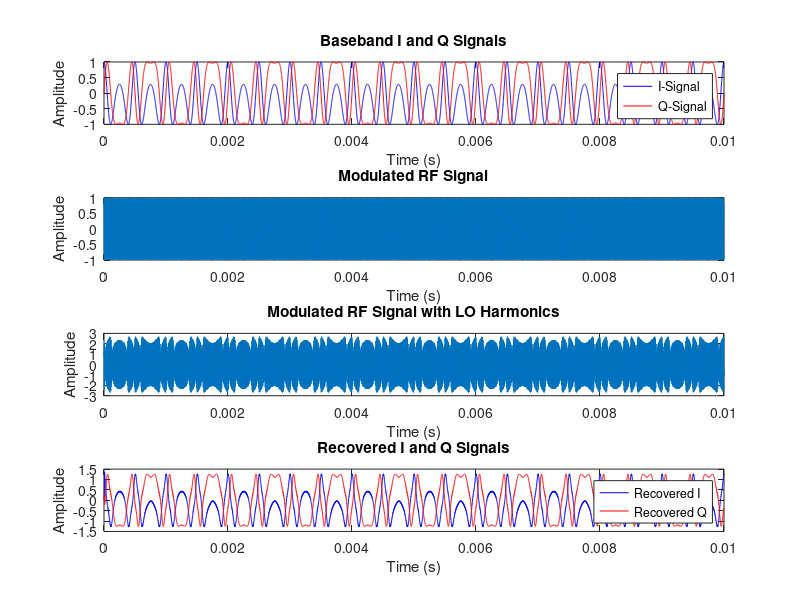
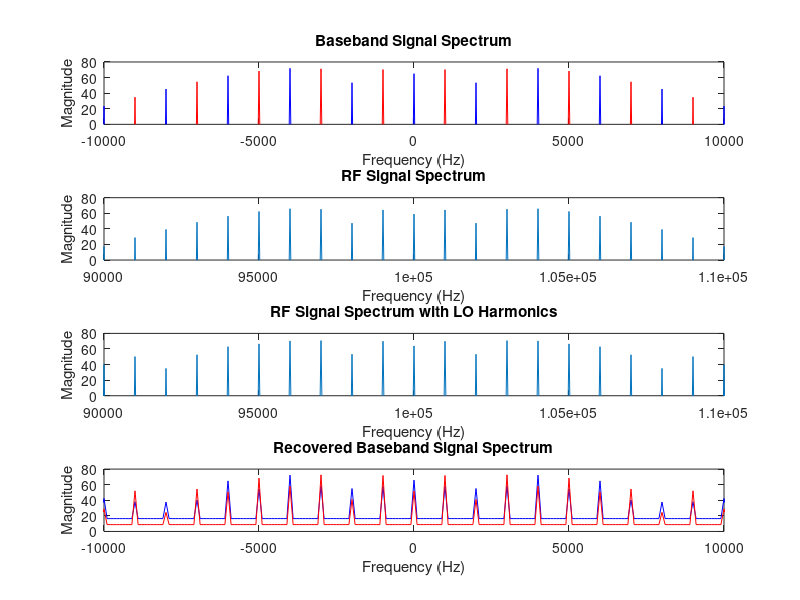

The MATLAB source for these figures, in order: (Note: this script raises an error after producing the figures.)
close all
pkg load signal
pkg load communications

% === Simulation Parameters ===
fs = 1e6;       % Sampling frequency (1 MHz)
fc1 = 0;     % Carrier frequency (100 kHz)
fc2 = 100e3;
fm = 1e3;    % Message frequency for I component (1 kHz)
T_total = 10/fm; % Total duration of the signal (10 ms)
t = 0:1/fs:T_total-(1/fs); % Time vector

% === 1. Generate Baseband I and Q Signals ===
% The in-phase (I) and quadrature (Q) signals are the messages to be transmitted.
% In a real system, these would be the data streams.
%i_signal = cos(2*pi*fm_i*t);
%q_signal = sin(2*pi*fm_q*t);

%s = exp(1j*(fdev/fm)*sin(2*pi*fm*t) + 1j*2*pi*fc1*t);
amp_sig_fund = 1;
amp_sig_harm = 0;
fdev = 5000;   %FM frequency deviation
sig_harm_index = 10;
m = amp_sig_fund*(fdev/fm)*sin(2*pi*fm*t);
s = exp(1j*m + 1j*amp_sig_harm*(fdev/(sig_harm_index*fm))*sin(2*pi*sig_harm_index*fm*t)+ 1j*2*pi*fc1*t);

i_signal = real(s);
q_signal = imag(s);

phi_harm_i = (pi/2);
phi_harm_q = (0);
amp_harm_i = 0.5;
amp_harm_q = 0.5;

% === 2. IQ Modulation (Upconversion) ===
% Mix the I and Q signals with the carrier frequency.
% An ideal IQ mixer multiplies the I-component with a cosine and the Q-component with a sine.
carrier_i = cos(2*pi*fc2*t);
carrier_i_harm = cos(2*pi*fc2*t) + amp_harm_i * cos(2*pi*3*fc2*t + phi_harm_i);
carrier_q = sin(2*pi*fc2*t);
carrier_q_harm = sin(2*pi*fc2*t) + amp_harm_q * sin(2*pi*3*fc2*t + phi_harm_q);

% Mix the signals
rf_i = i_signal .* carrier_i;
rf_i_harm = (i_signal + 1*i_signal.*i_signal.*i_signal) .* carrier_i_harm;
rf_q = q_signal .* carrier_q;
rf_q_harm = (q_signal + 1*q_signal.*q_signal.*q_signal) .* carrier_q_harm;

% Combine the mixed signals to produce the final RF signal.
rf_signal = rf_i + rf_q;
rf_signal_harm = rf_i_harm + rf_q_harm;

% === 3. Plot Modulated Signal ===
figure;
subplot(4,1,1);
plot(t, i_signal, 'b', t, q_signal, 'r');
title('Baseband I and Q Signals');
xlabel('Time (s)');
ylabel('Amplitude');
legend('I-Signal', 'Q-Signal');

subplot(4,1,2);
plot(t, rf_signal);
title('Modulated RF Signal');
xlabel('Time (s)');
ylabel('Amplitude');

subplot(4,1,3);
plot(t, rf_signal_harm);
title('Modulated RF Signal with LO Harmonics');
xlabel('Time (s)');
ylabel('Amplitude');

% === 4. IQ Demodulation (Downconversion) ===
% Recover the original I and Q signals from the RF signal.
% This involves another mixing process with the same carrier, followed by low-pass filtering.
demod_i_mixed = rf_signal_harm .* carrier_i_harm;
demod_q_mixed = rf_signal_harm .* carrier_q_harm;

% === 5. Low-Pass Filtering ===
% Low-pass filters are necessary to remove the high-frequency components that result from the mixing process.
[b, a] = butter(5, 2*fc2/fs, 'low'); % Design a 5th order Butterworth low-pass filter
recovered_i_signal = filter(b, a, demod_i_mixed);
recovered_q_signal = filter(b, a, demod_q_mixed);

% === 6. Plot Recovered Signals ===
subplot(4,1,4);
plot(t, recovered_i_signal, 'b', t, recovered_q_signal, 'r');
title('Recovered I and Q Signals');
xlabel('Time (s)');
ylabel('Amplitude');
legend('Recovered I', 'Recovered Q');

% Optional: Plot the spectrum to visualize the upconversion and downconversion
figure;
N = length(rf_signal);
f = (-N/2:N/2-1) * (fs/N);

% Spectrum of baseband signals
subplot(4,1,1);
fft_i = fftshift(fft(i_signal));
fft_q = fftshift(fft(q_signal));
plot(f, 20*log10(abs(fft_i)), 'b', f, 20*log10(abs(fft_q)), 'r');
title('Baseband Signal Spectrum');
xlabel('Frequency (Hz)');
ylabel('Magnitude');
xlim([fc1-10*fm, fc1+10*fm]);
ylim([0,80]);

% Spectrum of RF signal
subplot(4,1,2);
fft_rf = fftshift(fft(rf_signal));
plot(f, 20*log10(abs(fft_rf)));
title('RF Signal Spectrum');
xlabel('Frequency (Hz)');
ylabel('Magnitude');
xlim([fc2-fc1-10*fm, fc2-fc1+10*fm]);
ylim([0,80]);

% Spectrum of RF signal
subplot(4,1,3);
fft_rf_harm = fftshift(fft(rf_signal_harm));
plot(f, 20*log10(abs(fft_rf_harm)));
title('RF Signal Spectrum with LO Harmonics');
xlabel('Frequency (Hz)');
ylabel('Magnitude');
xlim([fc2-fc1-10*fm, fc2-fc1+10*fm]);
ylim([0,80]);

subplot(4,1,4);
fft_i_recovered = fftshift(fft(recovered_i_signal));
fft_q_recovered = fftshift(fft(recovered_q_signal));
plot(f, 20*log10(abs(fft_i_recovered)), 'b', f, 20*log10(abs(fft_q_recovered)), 'r');
title('Recovered Baseband Signal Spectrum');
xlabel('Frequency (Hz)');
ylabel('Magnitude');
xlim([fc1-10*fm, fc1+10*fm]);
ylim([0,80]);

interleaved_data = zeros(1, 2 * length(i_signal));
interleaved_data(1:2:end) = i_signal;
interleaved_data(2:2:end) = q_signal;

% Open a binary file for writing
fid = fopen('recovered_signal.bin', 'wb');

% Write the float data to the file
fwrite(fid, interleaved_data, 'float32'); % Write as interleaved single-precision floats

fclose(fid);

fid2 = fopen('demod_signal.bin', 'rb');
fm_demod_signal = fread(fid2, Inf, 'float');

figure;
plot(t, postpad(fm_demod_signal,10000));
title('Demodulated FM signal');
xlabel('Time (s)');
ylabel('Amplitude');
